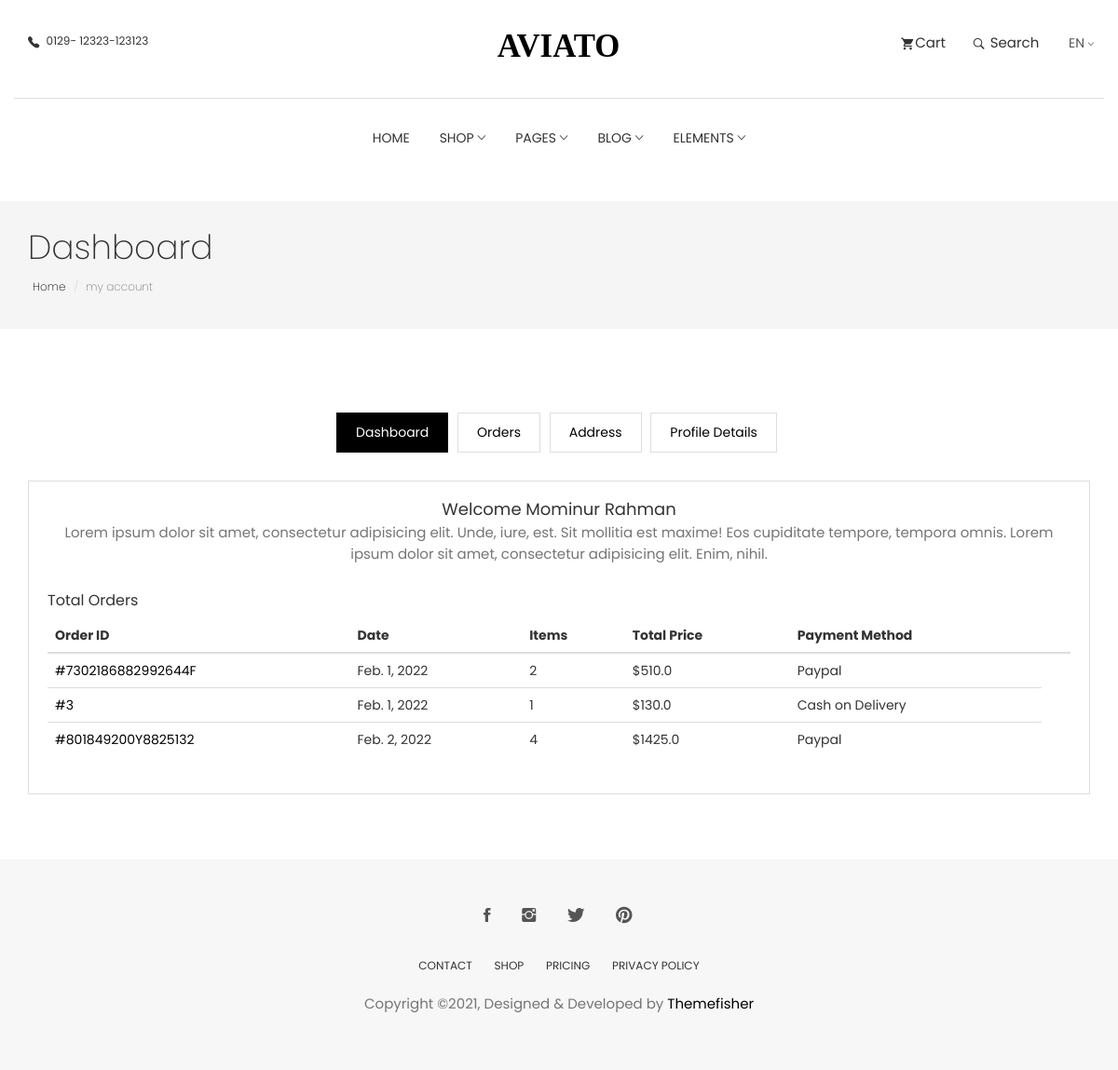
The app's page /dashboard/ (signed in) with its own data.
### payment/models.py (models this page shows, shortened)
class BillingAddress(models.Model):
    user = models.ForeignKey(CustomUser, on_delete=models.CASCADE)
    full_name = models.CharField(
        max_length=100, blank=True, null=True)
    address = models.CharField(max_length=100, blank=True, null=True)
    mobile = models.CharField(max_length=15, blank=True, null=True)
    zip_code = models.CharField(max_length=20, blank=True, null=True)
    city = models.CharField(max_length=100, blank=True, null=True)
    country = models.CharField(max_length=100, blank=True, null=True)
    created = models.DateTimeField(auto_now_add=True)

### order/models.py (models this page shows, shortened)
class Order(models.Model):
    PAYMENT_METHOD = (
        ('Cash on Delivery', 'Cash on Delivery'),
        ('Paypal', 'Paypal'),
        ('SSLCommerze', 'SSLCommerze')
    )
    ORDER_STATUS = (
        ('Pending', 'Pending'),
        ('Accepted', 'Accepted'),
        ('Processing', 'Processing'),
        ('On the Way', 'On the Way'),
        ('Completed', 'Completed')
    )
    user = models.ForeignKey(CustomUser, on_delete=models.CASCADE)
    orderitems = models.ManyToManyField(Cart)
    ordered = models.BooleanField(default=False)
    created = models.DateTimeField(auto_now_add=True)
    paymentId = models.CharField(max_length=255, blank=True, null=True)
    orderId = models.CharField(max_length=255, blank=True, null=True)
    payment_method = models.CharField(
        max_length=50, choices=PAYMENT_METHOD, default='Cash on Delivery')
    order_date = models.DateField(auto_now_add=True)
    order_status = models.CharField(
        max_length=50, choices=ORDER_STATUS, default="Pending")
    def get_totals(self):
        total = 0
        for order_item in self.orderitems.all():
            total += float(order_item.get_total())
        return total

class Cart(models.Model):
    user = models.ForeignKey(
        CustomUser, on_delete=models.CASCADE, related_name='cart')
    item = models.ForeignKey(Product, on_delete=models.CASCADE)
    quentity = models.IntegerField(default=1)
    purchased = models.BooleanField(default=False)
    created = models.DateTimeField(auto_now_add=True)
    updated = models.DateTimeField(auto_now=True)
    def get_total(self):
        total = self.item.price * self.quentity
        float_total = format(total, '0.2f')
        return float_total

### core/models.py (models this page shows, shortened)
class Product(models.Model):
    name = models.CharField(max_length=100, blank=False, null=False)
    category = models.ForeignKey(Category, on_delete=models.CASCADE)
    preview_desc = models.CharField(
        max_length=100, verbose_name='short description')
    description = models.TextField(max_length=300, verbose_name='description')
    image = models.ImageField(upload_to='products')
    price = models.FloatField()
    old_price = models.FloatField(default=0.0, blank=True, null=True)
    is_stock = models.BooleanField(default=True)
    created = models.DateTimeField(auto_now_add=True)
    class Meta:
        ordering = ['-created']

### core/views.py (the view)
# urls.py: path('dashboard/', views.DashboardView.as_view(), name="dashboard"),
class DashboardView(TemplateView):
    template_name = 'core/dashboard.html'
    def get_context_data(self, **kwargs):
        context = super().get_context_data(**kwargs)
        orders = Order.objects.filter(user=self.request.user, ordered=True)
        add = BillingAddress.objects.get(user=self.request.user)
        context = {
            'orders': orders,
            'add': add
        }
        return context

### order/templatetags/cart_items.py (called while the page is built)
@register.filter(name='cart_items')
def cart_items(user):
    items = Cart.objects.filter(user=user, purchased=False)
    if items.exists():
        return items
    else:
        return False

@register.filter
def order_price(user):
    orders = Order.objects.filter(user=user, ordered=False)
    if orders.exists():
        order = orders[0]
        return order.get_totals()
    else:
        False

### templates/core/dashboard.html (shortened to what this page needs)
{% extends 'core/base.html' %} {% load static %} {% block content %}
<section class="page-header">
  <div class="container">
    <div class="row">
      <div class="col-md-12">
        <div class="content">
          <h1 class="page-name">Dashboard</h1>
          <ol class="breadcrumb">
            <li><a href="index.html">Home</a></li>
            <li class="active">my account</li>
          </ol>
        </div>
      </div>
    </div>
  </div>
</section>
<section class="user-dashboard page-wrapper">
  <div class="container">
    <div class="row">
      <div class="col-md-12">
        <ul class="list-inline dashboard-menu text-center">
          <li><a class="active" href="{% url 'dashboard' %}">Dashboard</a></li>
          <li><a href="{% url 'order' %}">Orders</a></li>
          <li><a href="{% url 'address' %}">Address</a></li>
          <li><a href="{% url 'profile-details' %}">Profile Details</a></li>
        </ul>
        <div class="dashboard-wrapper user-dashboard">
          <div class="media">
            <div class="media-body">
              <h2 class="media-heading text-center">
                Welcome {{add.full_name}}
              </h2>
              <p class="text-center">
                Lorem ipsum dolor sit amet, consectetur adipisicing elit. Unde,
                iure, est. Sit mollitia est maxime! Eos cupiditate tempore,
                tempora omnis. Lorem ipsum dolor sit amet, consectetur
                adipisicing elit. Enim, nihil.
              </p>
            </div>
          </div>
          <div class="total-order mt-20">
            <h4>Total Orders</h4>
            <div class="table-responsive">
              <table class="table">
                <thead>
                  <tr>
                    <th>Order ID</th>
                    <th>Date</th>
                    <th>Items</th>
                    <th>Total Price</th>
                    <th>Payment Method</th>
                    <th></th>
                  </tr>
                </thead>
                <tbody>
                  {% for order in orders %}
                  <tr>
                    <td><a href="#!">#{{order.orderId}}</a></td>
                    <td>{{order.order_date}}</td>
                    <td>{{order.orderitems.all|length}}</td>
                    <td>${{order.get_totals}}</td>
                    <td>{{order.payment_method}}</td>
                  </tr>
                  {% endfor %}
                </tbody>
              </table>
            </div>
          </div>
        </div>
      </div>
    </div>
  </div>
</section>
{% endblock content %}

### static/css/style.css (style rules this page uses)
body { line-height: 1.5; font-family: "Poppins", sans-serif; -webkit-font-smoothing: antialiased; }
p { font-family: "Poppins", sans-serif; color: #757575; font-size: 15px; }
h1, h2, h3, h4, h5, h6 { font-family: "Poppins", sans-serif; }
h1, h2, h3, h4, h5, h6 { font-weight: 400; }
ol, ul { margin: 0; padding: 0; list-style: none; }
.mt-20 { margin-top: 20px; }
.page-header { background: #f5f5f5; margin-top: 20px; border-bottom: none; padding: 30px 0; }
.page-header h1 { font-weight: 200; margin: 0 0 6px 0; }
.page-header .breadcrumb { background: transparent; padding: 5px; margin: 0; }
.page-header .breadcrumb li { font-weight: 200; font-size: 12px; }
.page-header .breadcrumb li a { color: #000; }
.page-wrapper { padding: 70px 0; }
.dashboard-menu .active { background: #000; color: #fff; border: 1px solid #000; }
.dashboard-menu li { padding: 0; margin: 0 3px; }
.dashboard-menu li a { padding: 10px 20px; border: 1px solid #dedede; display: inline-block; }
.dashboard-wrapper { border: 1px solid #dedede; margin-top: 30px; padding: 20px; }
.dashboard-wrapper h2 { font-size: 18px; }
.dashboard-wrapper h4 { font-size: 16px; }

### records on screen
BillingAddress: full_name "Mominur Rahman"
Order: orderId "7302186882992644F", order_date "Feb. 1, 2022", orderitems.all|length "2", get_totals "510.0", payment_method "Paypal"
Order: orderId "3", order_date "Feb. 1, 2022", orderitems.all|length "1", get_totals "130.0", payment_method "Cash on Delivery"
Order: orderId "801849200Y8825132", order_date "Feb. 2, 2022", orderitems.all|length "4", get_totals "1425.0", payment_method "Paypal"
